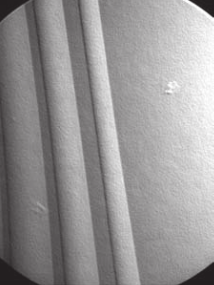
#> input picture point_detection/image/point.png, 214 x 285 px
$ python point_detection.py
#> lines starting #> are read from the running program, lines starting #| are printed output that depends on the picture; after the words box and inside, x2 and y2 are one past the last pixel; in counts of white or black regions, pixels touching at a corner belong together
#!/usr/bin/env python3
# -*- coding: utf-8 -*-
"""
Created on Wed Nov 20 00:37:21 2019

@author: saikats
"""

import cv2
import numpy as np
import matplotlib.pyplot as plt

#read image with opencv2
def readImg():
    img = cv2.imread('image/point.png',0)
#> img: shape (285, 214); min 32, max 255, mean 149.6
    return img

#apply the kernel to the image
def getPixel(img, kr, i, j):
    pixel = 0
    x = i-1
    y = j-1
    for ii in range(3):
        for jj in range(3):
           pixel = pixel + (kr[ii][jj] * img[x+ii][y+jj])
    return pixel

#point detection function read image and return point detected image
def pointDetect(img):
   kr = [[1,1,1], [1,-8,1], [1,1,1]]

   rows , cols = img.shape
#> rows = 285; cols = 214

   new_img = np.zeros(img.shape, img.dtype)

   for i in range(rows-1):
       for j in range(cols-1):
           if(i>0 and j>0):
               pixel = getPixel(img, kr, i, j)

               if pixel > 170:
                   new_img[i][j] = 255
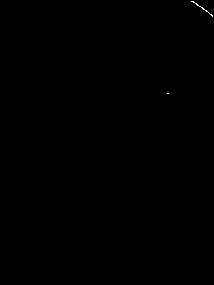
#> new_img: shape (285, 214); 0.05% white in thin lines or dots, all inside (x1, y1, x2, y2) = (167, 1, 213, 94)


   return new_img

if __name__ == "__main__":

   img = readImg()

   new_img = pointDetect(img)

   #show images in matplot
   fig = plt.figure(figsize=(9,9))
   fig.add_subplot(1,2,1)
   plt.title('Original image')
   plt.axis('off')
   plt.imshow(img, cmap='gray', interpolation='bicubic')

   fig.add_subplot(1,2,2)
   plt.title('Point Detected image')
   plt.axis('off')
   plt.imshow(new_img, cmap='gray', interpolation='bicubic')

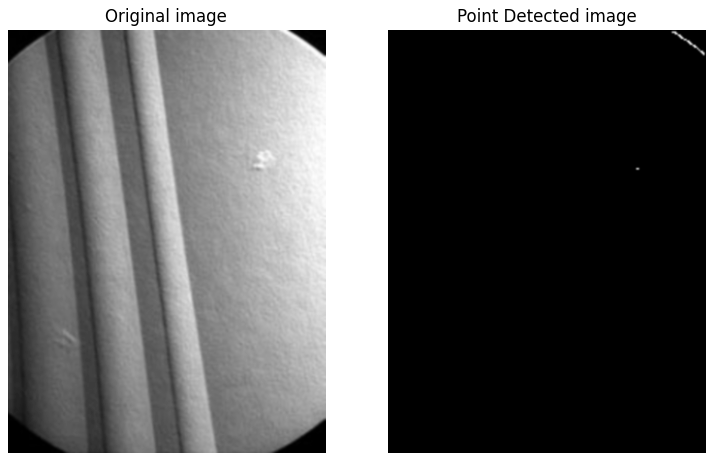
#> figure drawn by matplotlib, 2 panels
